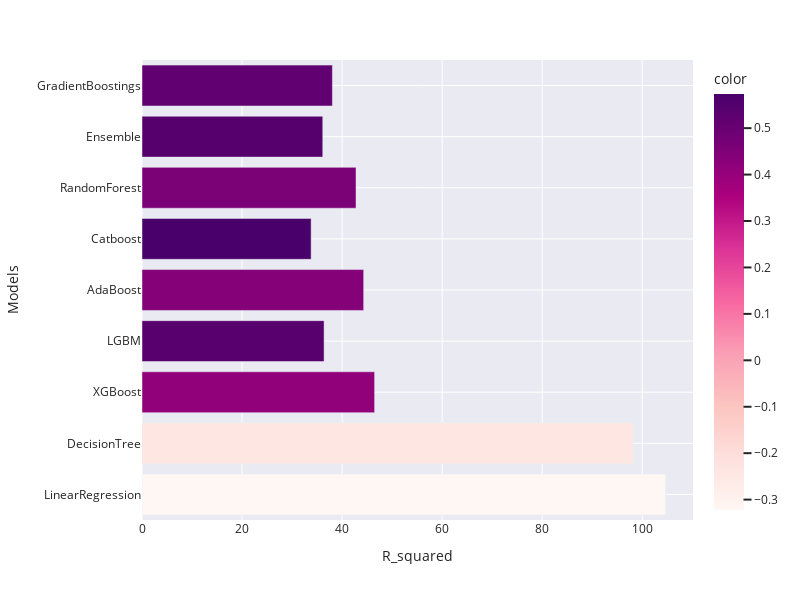

Notebook code for this chart:
### Markdown cell above
R2

### Code cell
fig = px.bar(
    x=results.iloc[:9, 2].values,
    y=models,
    orientation='h',
    color=results['R_squared'].iloc[:9],
    color_continuous_scale='rdpu',  
    template="seaborn"
)

fig.update_layout(width=800, height=600,
                 xaxis=dict(title='R_squared'),
                 yaxis=dict(title="Models"))

fig.show()

### Figure 1 — Plotly figure (JSON) as saved in the notebook; plotly's stock layout.template omitted (floating-point values rounded to 4 significant figures)
{"data": [{"alignmentgroup": "True", "hovertemplate": "x=%{x}<br>y=%{y}<br>color=%{marker.color}<extra></extra>", "legendgroup": "", "marker": {"color": [-0.3224, -0.2433, 0.4135, 0.5393, 0.4407, 0.5735, 0.4601, 0.5438, 0.5189], "coloraxis": "coloraxis", "pattern": {"shape": ""}}, "name": "", "offsetgroup": "", "orientation": "h", "showlegend": false, "textposition": "auto", "type": "bar", "x": [104.6, 98.15, 46.5, 36.4, 44.31, 33.81, 42.78, 36.14, 38.06], "xaxis": "x", "y": ["LinearRegression", "DecisionTree", "XGBoost", "LGBM", "AdaBoost", "Catboost", "RandomForest", "Ensemble", "GradientBoostings"], "yaxis": "y"}], "layout": {"barmode": "relative", "coloraxis": {"colorbar": {"title": {"text": "color"}}, "colorscale": [[0, "rgb(255,247,243)"], [0.125, "rgb(253,224,221)"], [0.25, "rgb(252,197,192)"], [0.375, "rgb(250,159,181)"], [0.5, "rgb(247,104,161)"], [0.625, "rgb(221,52,151)"], [0.75, "rgb(174,1,126)"], [0.875, "rgb(122,1,119)"], [1, "rgb(73,0,106)"]]}, "height": 600, "legend": {"tracegroupgap": 0}, "margin": {"t": 60}, "width": 800, "xaxis": {"anchor": "y", "domain": [0, 1], "title": {"text": "R_squared"}}, "yaxis": {"anchor": "x", "domain": [0, 1], "title": {"text": "Models"}}}}
